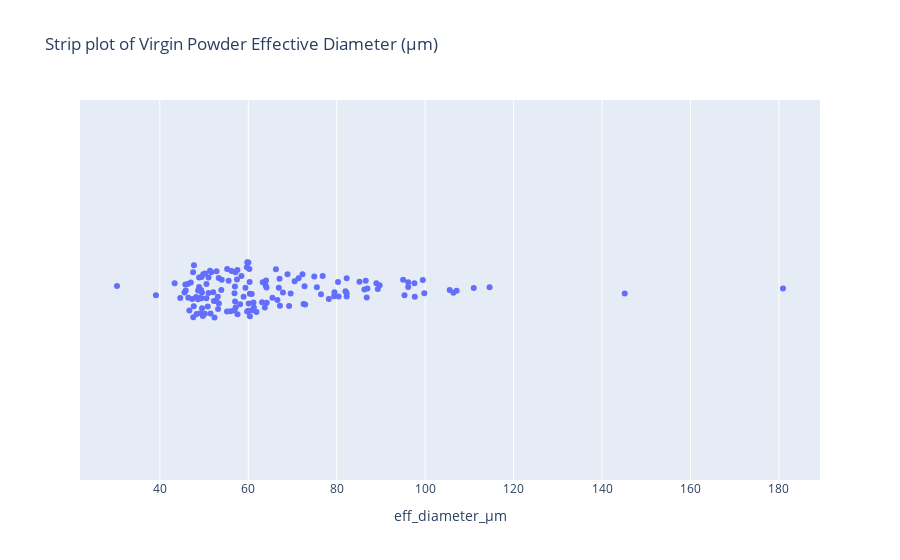

Write notebook code for a chart like this one.
### Markdown cell above
#### Strip plots

### Code cell
fig_strip_dia = px.strip(diameter_data, 
              x="eff_diameter_µm",
              title="Strip plot of Virgin Powder Effective Diameter (µm)", 
              )
fig_strip_dia.show()

### Figure 1 — Plotly figure (JSON) as saved in the notebook; plotly's stock layout.template omitted (floating-point values rounded to 4 significant figures; data arrays with more than 128 entries replaced by an {"elided": "..."} marker saying what was removed)
{"data": [{"alignmentgroup": "True", "boxpoints": "all", "fillcolor": "rgba(255,255,255,0)", "hoveron": "points", "hovertemplate": "eff_diameter_µm=%{x}<extra></extra>", "legendgroup": "", "line": {"color": "rgba(255,255,255,0)"}, "marker": {"color": "#636efa"}, "name": "", "offsetgroup": "", "orientation": "h", "pointpos": 0, "showlegend": false, "type": "box", "x": {"elided": "144 float values"}, "x0": " ", "xaxis": "x", "y0": " ", "yaxis": "y"}], "layout": {"boxmode": "group", "legend": {"tracegroupgap": 0}, "title": {"text": "Strip plot of Virgin Powder Effective Diameter (µm)"}, "xaxis": {"anchor": "y", "domain": [0, 1], "title": {"text": "eff_diameter_µm"}}, "yaxis": {"anchor": "x", "domain": [0, 1]}}}
